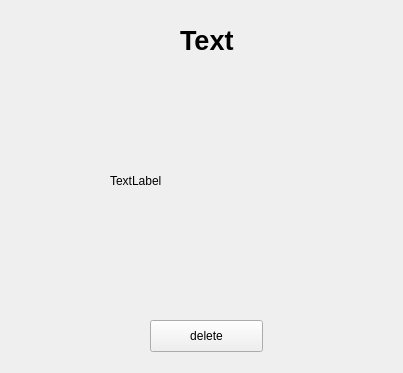
<?xml version="1.0" encoding="UTF-8"?>
<ui version="4.0">
 <class>MemberHistoryPopup</class>
 <widget class="QWidget" name="MemberHistoryPopup">
  <property name="geometry">
   <rect>
    <x>0</x>
    <y>0</y>
    <width>403</width>
    <height>373</height>
   </rect>
  </property>
  <property name="windowTitle">
   <string>Form</string>
  </property>
  <widget class="QLabel" name="name_label">
   <property name="geometry">
    <rect>
     <x>180</x>
     <y>20</y>
     <width>121</width>
     <height>41</height>
    </rect>
   </property>
   <property name="font">
    <font>
     <pointsize>20</pointsize>
     <weight>75</weight>
     <italic>false</italic>
     <bold>true</bold>
    </font>
   </property>
   <property name="text">
    <string>Text</string>
   </property>
  </widget>
  <widget class="QLabel" name="member_image">
   <property name="geometry">
    <rect>
     <x>110</x>
     <y>80</y>
     <width>191</width>
     <height>201</height>
    </rect>
   </property>
   <property name="text">
    <string>TextLabel</string>
   </property>
  </widget>
  <widget class="QPushButton" name="delete_history">
   <property name="geometry">
    <rect>
     <x>150</x>
     <y>320</y>
     <width>113</width>
     <height>32</height>
    </rect>
   </property>
   <property name="text">
    <string>delete</string>
   </property>
  </widget>
 </widget>
 <resources/>
 <connections/>
</ui>
